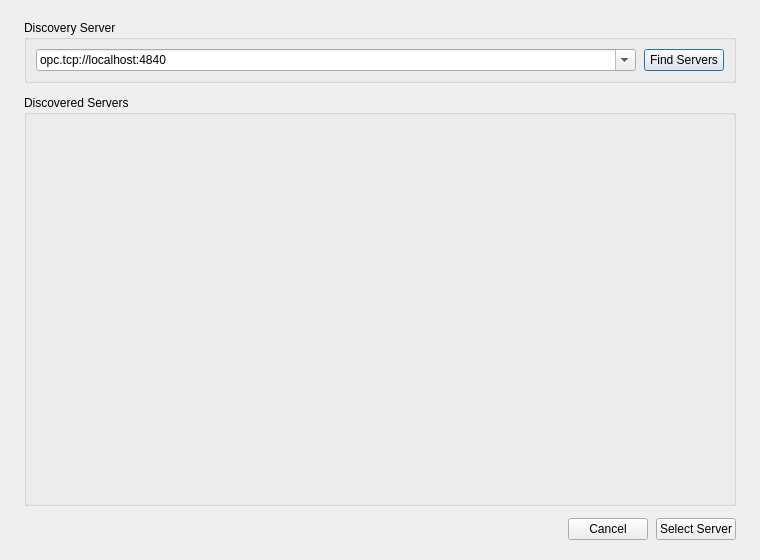
<?xml version="1.0" encoding="UTF-8"?>
<ui version="4.0">
 <class>FindServersDialog</class>
 <widget class="QDialog" name="FindServersDialog">
  <property name="geometry">
   <rect>
    <x>0</x>
    <y>0</y>
    <width>760</width>
    <height>560</height>
   </rect>
  </property>
  <property name="windowTitle">
   <string>Find OPC UA Servers</string>
  </property>
  <layout class="QVBoxLayout" name="rootLayout">
   <property name="spacing">
    <number>12</number>
   </property>
   <property name="leftMargin">
    <number>24</number>
   </property>
   <property name="topMargin">
    <number>20</number>
   </property>
   <property name="rightMargin">
    <number>24</number>
   </property>
   <property name="bottomMargin">
    <number>20</number>
   </property>
   <item>
    <widget class="QGroupBox" name="discoveryServerGroupBox">
     <property name="title">
      <string>Discovery Server</string>
     </property>
     <layout class="QHBoxLayout" name="discoveryServerLayout">
      <property name="spacing">
       <number>8</number>
      </property>
      <item>
       <widget class="HistoryComboBox" name="discoveryUrlComboBox">
        <property name="sizePolicy">
         <sizepolicy hsizetype="Expanding" vsizetype="Fixed">
          <horstretch>1</horstretch>
          <verstretch>0</verstretch>
         </sizepolicy>
        </property>
        <property name="editable">
         <bool>true</bool>
        </property>
        <item>
         <property name="text">
          <string notr="true">opc.tcp://localhost:4840</string>
         </property>
        </item>
       </widget>
      </item>
      <item>
       <widget class="ThemedPushButton" name="findServersButton">
        <property name="sizePolicy">
         <sizepolicy hsizetype="Fixed" vsizetype="Fixed">
          <horstretch>0</horstretch>
          <verstretch>0</verstretch>
         </sizepolicy>
        </property>
        <property name="text">
         <string>Find Servers</string>
        </property>
        <property name="iconName" stdset="0">
         <string notr="true">search</string>
        </property>
        <property name="default">
         <bool>true</bool>
        </property>
       </widget>
      </item>
     </layout>
    </widget>
   </item>
   <item>
    <widget class="QGroupBox" name="discoveredServersGroupBox">
     <property name="sizePolicy">
      <sizepolicy hsizetype="Expanding" vsizetype="Expanding">
       <horstretch>0</horstretch>
       <verstretch>1</verstretch>
      </sizepolicy>
     </property>
     <property name="title">
      <string>Discovered Servers</string>
     </property>
     <layout class="QVBoxLayout" name="discoveredServersLayout">
      <item>
       <widget class="ServerDiscoveryWidget" name="serversWidget" native="true">
        <property name="sizePolicy">
         <sizepolicy hsizetype="Expanding" vsizetype="Expanding">
          <horstretch>1</horstretch>
          <verstretch>1</verstretch>
         </sizepolicy>
        </property>
       </widget>
      </item>
     </layout>
    </widget>
   </item>
   <item>
    <layout class="QHBoxLayout" name="footerLayout">
     <property name="spacing">
      <number>8</number>
     </property>
     <item>
      <widget class="ThemedIconLabel" name="statusIconLabel">
       <property name="sizePolicy">
        <sizepolicy hsizetype="Maximum" vsizetype="Preferred">
         <horstretch>0</horstretch>
         <verstretch>0</verstretch>
        </sizepolicy>
       </property>
       <property name="text">
        <string/>
       </property>
       <property name="alignment">
        <set>Qt::AlignCenter</set>
       </property>
      </widget>
     </item>
     <item>
      <widget class="QLabel" name="statusLabel">
       <property name="text">
        <string/>
       </property>
      </widget>
     </item>
     <item>
      <spacer name="footerSpacer">
       <property name="orientation">
        <enum>Qt::Orientation::Horizontal</enum>
       </property>
       <property name="sizeHint" stdset="0">
        <size>
         <width>0</width>
         <height>0</height>
        </size>
       </property>
      </spacer>
     </item>
     <item>
      <widget class="ThemedPushButton" name="cancelButton">
       <property name="text">
        <string>Cancel</string>
       </property>
      </widget>
     </item>
     <item>
      <widget class="ColoredPushButton" name="useEndpointButton">
       <property name="text">
        <string>Select Server</string>
       </property>
      </widget>
     </item>
    </layout>
   </item>
  </layout>
 </widget>
 <customwidgets>
  <customwidget>
   <class>ThemedPushButton</class>
   <extends>QPushButton</extends>
   <header>widgets/themedpushbutton.h</header>
  </customwidget>
  <customwidget>
   <class>ColoredPushButton</class>
   <extends>QPushButton</extends>
   <header>widgets/coloredpushbutton.h</header>
  </customwidget>
  <customwidget>
   <class>ThemedIconLabel</class>
   <extends>QLabel</extends>
   <header>widgets/themediconlabel.h</header>
  </customwidget>
  <customwidget>
   <class>HistoryComboBox</class>
   <extends>QComboBox</extends>
   <header>widgets/historycombobox.h</header>
  </customwidget>
  <customwidget>
   <class>ServerDiscoveryWidget</class>
   <extends>QWidget</extends>
   <header>widgets/serverdiscoverywidget.h</header>
   <container>1</container>
  </customwidget>
 </customwidgets>
 <tabstops>
  <tabstop>discoveryUrlComboBox</tabstop>
  <tabstop>findServersButton</tabstop>
  <tabstop>serversWidget</tabstop>
  <tabstop>cancelButton</tabstop>
  <tabstop>useEndpointButton</tabstop>
 </tabstops>
 <resources/>
 <connections/>
</ui>
